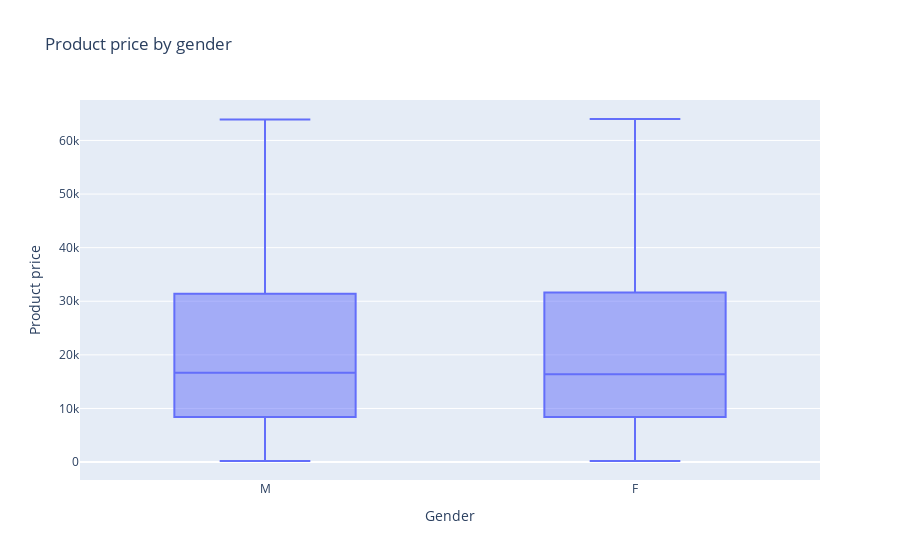

The code cell stored with this chart in its notebook:
### Code cell
#distributions of prices of purchases based on gender
fig = px.box(df, x='Gender', y='Product price', title='Product price by gender')
fig.show()

### Figure 1 — Plotly figure (JSON) as saved in the notebook; plotly's stock layout.template omitted (floating-point values rounded to 4 significant figures; data arrays with more than 128 entries replaced by an {"elided": "..."} marker saying what was removed)
{"data": [{"alignmentgroup": "True", "hovertemplate": "Gender=%{x}<br>Product price=%{y}<extra></extra>", "legendgroup": "", "marker": {"color": "#636efa"}, "name": "", "notched": false, "offsetgroup": "", "orientation": "v", "showlegend": false, "type": "box", "x": {"elided": "22000 str values"}, "x0": " ", "xaxis": "x", "y": {"elided": "22000 float values"}, "y0": " ", "yaxis": "y"}], "layout": {"boxmode": "group", "legend": {"tracegroupgap": 0}, "title": {"text": "Product price by gender"}, "xaxis": {"anchor": "y", "domain": [0, 1], "title": {"text": "Gender"}}, "yaxis": {"anchor": "x", "domain": [0, 1], "title": {"text": "Product price"}}}}
